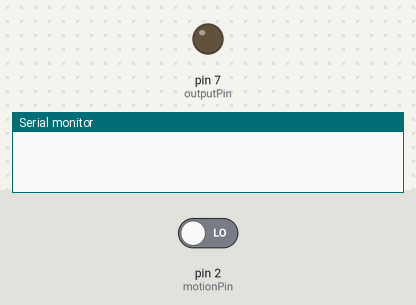
Bench run of a sketch on a simulated Arduino Uno, built with avr-gcc and run on an emulated ATmega328P. Parts: output pins drawn as LEDs (lit = HIGH), the last lines printed to the serial monitor. The test bench sets the inputs (shaded band); at power-on: pin 2 (motionPin) LOW.

Above: at 1.2 s.
1.3 s: pin 2 (motionPin) driven HIGH
At 1.6 s:
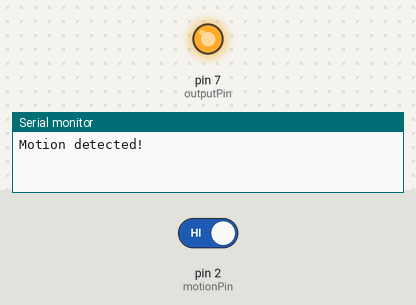
Timing chart, 0 to 4.3 s (numbered marks = the images above; inputs shaded):
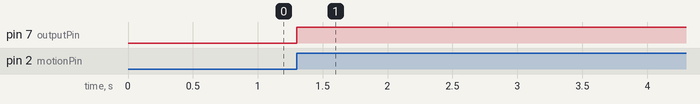

The sketch:

SSSS.ino
```cpp
const int motionPin = 2;    // PIR sensor input pin
const int outputPin = 7;   // e.g., LED or Relay

void setup() {
  pinMode(motionPin, INPUT);
  pinMode(outputPin, OUTPUT);
  Serial.begin(9600);
}

void loop() {
  int motionState = digitalRead(motionPin);

  if (motionState == HIGH) {
    // Action when motion is detected
    digitalWrite(outputPin, HIGH);
    Serial.println("Motion detected!");
    delay(5000); // Keep output active for 5 seconds
  } else {
    // Action when no motion is present
    digitalWrite(outputPin, LOW);
  }
} 
```

Measured:
- after the input at 1.3 s, pin 7 (outputPin): LOW → HIGH at once
